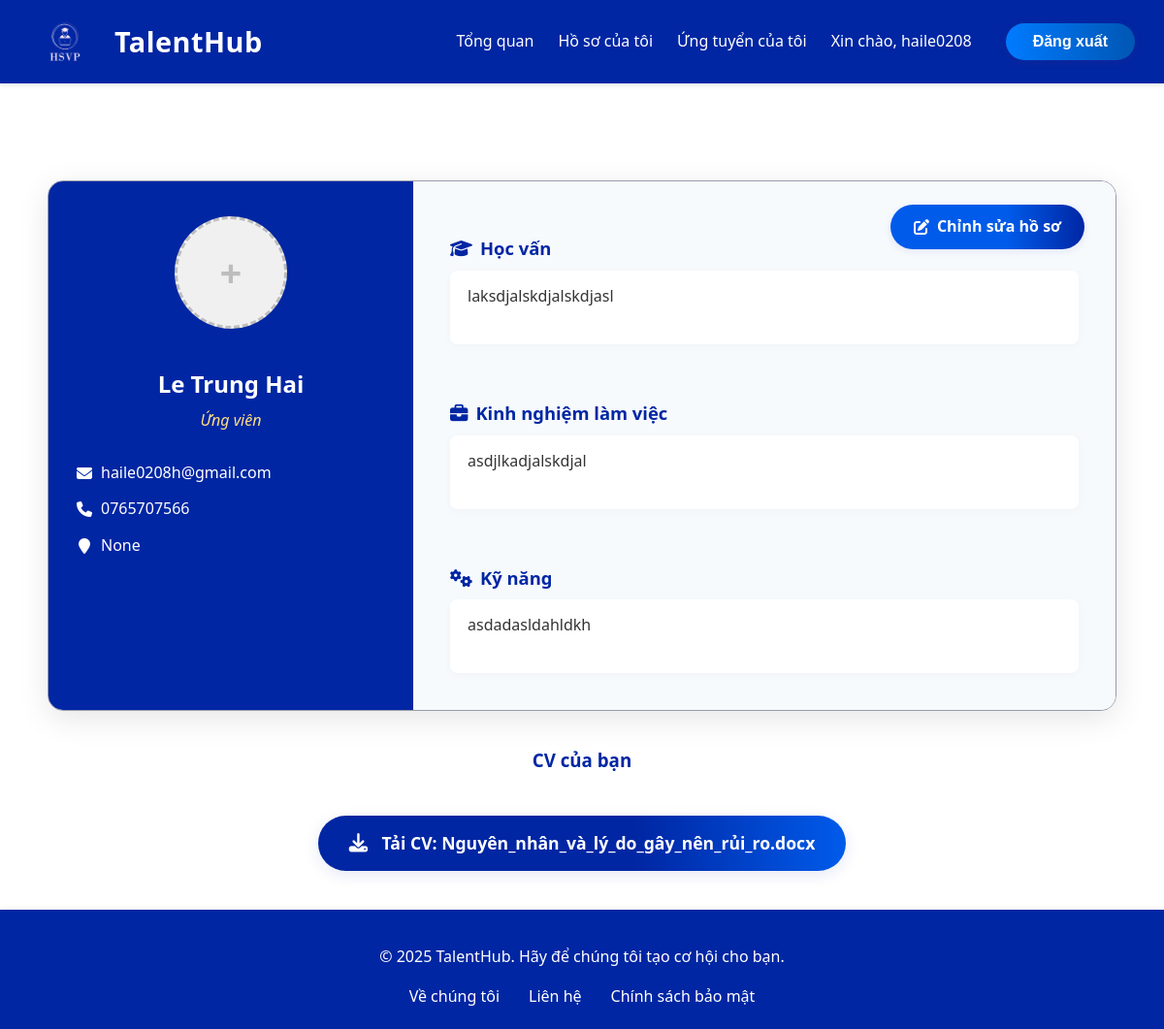
Screenshot of /candidates/profile/ (signed in) with the database file from the repository.
### accounts/models.py (models this page shows, shortened)
class User(AbstractUser):
    USER_ROLES = [
        ('admin', 'Admin'),
        ('recruiter', 'Recruiter'),
        ('candidate', 'Candidate'),
    ]
    role = models.CharField(max_length=20, choices=USER_ROLES, default='candidate')
    groups = models.ManyToManyField(
        'auth.Group',
        verbose_name='groups',
        blank=True,
        help_text='The groups this user belongs to. A user will get all permissions granted to each of their groups.',
        related_name='accounts_users',
        related_query_name='user',
    )
    user_permissions = models.ManyToManyField(
        'auth.Permission',
        verbose_name='user permissions',
        blank=True,
        help_text='Specific permissions for this user.',
        related_name='accounts_users',
    )

### candidates/models.py (models this page shows, shortened)
class CandidateProfile(models.Model):
    user = models.OneToOneField(User, on_delete= models.CASCADE, primary_key=True, limit_choices_to={'role': 'candidate'})
    full_name = models.CharField(max_length=255)
    email = models.EmailField()
    phone_number = models.CharField(max_length=15, blank=True, null=True)
    address = models.CharField(max_length=255, blank=True, null=True)
    cv_file = models.FileField(upload_to='cv_files/', blank=True, null=True)
    skills = models.TextField(blank=True, null=True)
    experience = models.TextField(blank=True, null=True)
    education = models.TextField(blank=True, null=True)
    avatar = models.ImageField(upload_to='avatars/', null=True, blank=True)

### candidates/views.py (the view)
# urls.py: path('profile/', views.CandidateProfileDetailView.as_view(), name='profile'),
@method_decorator(login_required, name='dispatch')
class CandidateProfileDetailView(DetailView):
    model = CandidateProfile
    template_name = 'candidates/candidate_profile.html'
    context_object_name = 'profile'
    def get(self, request, *args, **kwargs):
        try:
            self.object = self.get_object()
            context = self.get_context_data(object=self.object)
            return self.render_to_response(context)
        except CandidateProfile.DoesNotExist:
            return redirect('candidates:profile_create')
    def get_object(self, queryset=None):
        return CandidateProfile.objects.get(user=self.request.user)

### candidates/templatetags/filters.py (called while the page is built)
@register.filter
def basename(value):
    return os.path.basename(value)

@register.filter
def endswith(value, arg):
    if not isinstance(value, str):
        value = str(value)
    return value.lower().endswith(arg.lower())

### candidates/templates/candidates/candidate_profile.html (shortened to what this page needs)
{% extends "base.html" %}
{% load static %}
{% load filters %}
{% block content %}
<div class="profile-main-container">
    <a href="{% url 'candidates:profile_edit' %}" class="profile-edit-btn">
        <i class="fa fa-edit"></i> Chỉnh sửa hồ sơ
    </a>
    <div class="profile-left">
        <div class="profile-avatar">
        <form method="post" enctype="multipart/form-data" action="{% url 'candidates:update_avatar' %}">
            <label for="avatar-upload" class="avatar-upload-label">
                {% if profile.avatar %}
                    <img src="{{ profile.avatar.url }}" alt="Avatar" />
                {% else %}
                    <div class="avatar-placeholder">
                        <span class="plus-icon">+</span>
                    </div>
                {% endif %}
            </label>
        </form>
        </div>
        <h2 class="profile-name">{{ profile.full_name }}</h2>
        <div class="profile-role">Ứng viên</div>
        <div class="profile-info-list">
            <div><i class="fa fa-envelope"></i> {{ profile.email }}</div>
            <div><i class="fa fa-phone"></i> {{ profile.phone_number }}</div>
            <div><i class="fa fa-map-marker"></i> {{ profile.address }}</div>
        </div>
    </div>
    <div class="profile-right">
        <div class="profile-section">
            <h3><i class="fa fa-graduation-cap"></i> Học vấn</h3>
            <div class="profile-section-content">{{ profile.education|linebreaksbr }}</div>
        </div>
        <div class="profile-section">
            <h3><i class="fa fa-briefcase"></i> Kinh nghiệm làm việc</h3>
            <div class="profile-section-content">{{ profile.experience|linebreaksbr }}</div>
        </div>
        <div class="profile-section">
            <h3><i class="fa fa-cogs"></i> Kỹ năng</h3>
            <div class="profile-section-content">{{ profile.skills|linebreaksbr }}</div>
        </div>
    </div>
</div>
{% if profile.cv_file %}
    <div class="profile-cv-view">
        <h3>CV của bạn</h3>
        {% if profile.cv_file.url|endswith:".pdf" %}
            <iframe src="{{ profile.cv_file.url }}" width="70%" height="600px" style="border:1px solid #ccc; border-radius:8px;"></iframe>
        {% else %}
            <a href="{{ profile.cv_file.url }}" class="profile-cv-download-btn" download>
                <i class="fa fa-download"></i> Tải CV: {{ profile.cv_file.name|basename }}
            </a>
        {% endif %}
    </div>
{% endif %}
{% endblock %}
{% block extra_css %}
<link rel="stylesheet" href="https://cdnjs.cloudflare.com/ajax/libs/font-awesome/6.4.0/css/all.min.css">
{% endblock %}

### templates/base.html (shortened to what this page needs)
{% load static %}
<!DOCTYPE html>
<html lang="vi">
<head>
    <link rel="stylesheet" href="{% static 'css/style.css' %}">
    {% block extra_css %}{% endblock %}
</head>
<body>
    <header class="navbar">
        <div class="container">
            <a
                href="{% if user.is_authenticated %}
                        {% if user.role == 'candidate' %}
                            {% url 'accounts:candidate_home' %}
                        {% elif user.role == 'recruiter' %}
                            {% url 'accounts:recruiter_home' %}
                        {% else %}
                            {% url 'home' %}
                        {% endif %}
                    {% else %}
                        {% url 'home' %}
                    {% endif %}"
                class="logo" style="display: flex; align-items: center;"
            >
                <img src="{% static 'images/logo.png' %}" alt="Logo" class="logo-img">
                TalentHub
            </a>
            <nav>
                <ul>
                    {% if user.is_authenticated %}
                        {% if user.role == 'candidate' %}
                            <li><a href="{% url 'candidates:candidate_dashboard' %}">Tổng quan</a></li>
                            <li><a href="{% url 'candidates:profile' %}">Hồ sơ của tôi</a></li>
                            <li><a href="{% url 'candidates:my_applications' %}">Ứng tuyển của tôi</a></li>
                        {% elif user.role == 'recruiter' %}
                            <li><a href="{% url 'jobs:recruiter_dashboard' %}">Tổng quan</a></li>
                            <li><a href="{% url 'jobs:job_create' %}">Đăng tin mới</a></li>
                            <li><a href="{% url 'jobs:application_list' %}">Quản lý ứng tuyển</a></li>
                        {% endif %}
                        <li><a href="{% url 'accounts:profile' %}">Xin chào, {{ user.username }}</a></li>
                        <li>
                            <form method="post" action="{% url 'accounts:logout' %}" class="logout-form">
                            <button type="submit" class="logout-btn">Đăng xuất</button>
                            </form>
                        </li>
                    {% endif %}
                </ul>
            </nav>
        </div>
    </header>
    <main class="content-wrapper">
        <div class="container">
            {% block content %}
            {% endblock %}
        </div>
    </main>
    <footer class="footer">
        <div class="container">
            <p>&copy; 2025 TalentHub. Hãy để chúng tôi tạo cơ hội cho bạn.</p>
            <nav class="footer-nav">
                <ul>
                    <li><a href="#">Về chúng tôi</a></li>
                    <li><a href="#">Liên hệ</a></li>
                    <li><a href="#">Chính sách bảo mật</a></li>
                </ul>
            </nav>
        </div>
    </footer>
</body>
</html>

### static/css/style.css (style rules this page uses)
body { font-family: 'Segoe UI', Tahoma, Geneva, Verdana, sans-serif; margin: 0; padding: 0; background-color: white; color: #333; line-height: 1.6; }
.container { max-width: 1500px; margin: 0 auto; padding: 0 20px; }
.navbar { background-color: #0026a3; color: white; padding: 15px 0; box-shadow: 0 2px 5px rgba(0,0,0,0.1); }
.navbar .container { display: flex; justify-content: space-between; max-width: 100%; margin:0; padding: 0 30px; }
.navbar nav { margin-left: auto; display: flex; align-items: center; }
.navbar .logo { font-size: 1.8em; font-weight: bold; color: white; text-decoration: none; letter-spacing: 0.5px; }
.navbar nav ul { list-style: none; margin: 0; padding: 0; display: flex; align-items: center; }
.navbar nav ul li { margin-left: 25px; }
.navbar nav ul li a { color: white; text-decoration: none; font-weight: 500; transition: color 0.3s ease; }
.logo-img { height: 56px; width: auto; margin-right: 14px; display: block; }
.logout-btn { background: linear-gradient(90deg, #007bff 0%, #0056b3 100%); color: #fff; border: none; border-radius: 25px; padding: 10px 28px; font-size: 1em; font-weight: 600; cursor: pointer; transition: background 0.3s, transform 0.2s; box-shadow: 0 2px 8px rgba(220,53,69,0.08); margin-left: 10px; }
.content-wrapper { padding: 40px 0; min-height: calc(100vh - 180px); box-sizing: border-box; max-width: 100%; margin: 0 auto; }
.footer { background-color: #0026a3; color: white; padding: 20px 0; text-align: center; box-shadow: 0 -2px 5px rgba(0,0,0,0.05); }
.footer .footer-nav ul { list-style: none; margin: 10px 0 0; padding: 0; display: flex; justify-content: center; }
.footer .footer-nav ul li { margin: 0 15px; }
.footer .footer-nav ul li a { color: rgb(255, 255, 255); text-decoration: none; transition: color 0.3s ease; }

### candidates/templates/candidates/candidate_profile.html (style rules this page uses)
.profile-avatar { position: relative; margin-bottom: 18px; }
.avatar-upload-label { cursor: pointer; display: flex; align-items: center; justify-content: center; }
.avatar-placeholder { width: 110px; height: 110px; border-radius: 50%; background: #f0f0f0; border: 3px dashed #bdbdbd; display: flex; align-items: center; justify-content: center; }
.plus-icon { font-size: 2.5em; color: #bdbdbd; font-weight: bold; line-height: 1; }
.profile-edit-btn { position: absolute; top: 24px; right: 32px; display: inline-flex; align-items: center; gap: 8px; margin: 0; background: linear-gradient(90deg, #005bea 60%, #0026a3 100%); color: #fff; font-weight: 600; padding: 10px 24px; border-radius: 24px; font-size: 1em; text-decoration: none; box-shadow: 0 2px 8px rgba(0,38,163,0.10); transition: background 0.2s, transform 0.2s, box-shadow 0.2s; z-index: 10; }
.profile-main-container { position: relative; display: flex; max-width: 1100px; margin: 40px auto 0 auto; background: #fff; border-radius: 16px; box-shadow: 0 8px 32px rgba(0,0,0,0.10); overflow: hidden; min-height: 420px; border: 1px solid rgb(151, 156, 172); }
.profile-left { background: #0026a3; color: #fff; width: 320px; padding: 36px 28px 28px 28px; display: flex; flex-direction: column; align-items: center; }
.profile-name { font-size: 1.5em; font-weight: bold; margin-bottom: 6px; text-align: center; }
.profile-role { font-size: 1em; margin-bottom: 18px; font-style: italic; color: #ffe082; }
.profile-info-list { width: 100%; margin-top: 10px; }
.profile-info-list div { margin-bottom: 12px; font-size: 1em; display: flex; align-items: center; gap: 8px; }
.profile-info-list i { width: 18px; text-align: center; }
.profile-right { flex: 1; padding: 36px 38px 28px 38px; background: #f7fafd; display: flex; flex-direction: column; gap: 28px; }
.profile-section { margin-bottom: 10px; }
.profile-section h3 { color: #0026a3; font-size: 1.15em; margin-bottom: 8px; display: flex; align-items: center; gap: 8px; }
.profile-section-content { background: #fff; border-radius: 8px; padding: 14px 18px; font-size: 1em; color: #333; min-height: 48px; box-shadow: 0 2px 8px rgba(0,0,0,0.03); }
.profile-cv-view { margin: 36px auto 0 auto; text-align: center; }
.profile-cv-view h3 { color: #0026a3; margin-bottom: 18px; }
.profile-cv-download-btn { display: inline-block; background: linear-gradient(90deg, #0026a3 60%, #005bea 100%); color: #fff; font-weight: 600; padding: 14px 32px; border-radius: 32px; font-size: 1.1em; text-decoration: none; margin-top: 24px; box-shadow: 0 4px 16px rgba(0,38,163,0.10); transition: background 0.2s, transform 0.2s, box-shadow 0.2s; }
.profile-cv-download-btn i { margin-right: 10px; font-size: 1.1em; }

### rows the page displays
User: username "haile0208"
CandidateProfile: full_name "Le Trung Hai", email "haile0208h@gmail.com", phone_number "0765707566", address "None", education "laksdjalskdjalskdjasl", experience "asdjlkadjalskdjal", skills "asdadasldahldkh", cv_file.name|basename "Nguyên_nhân_và_lý_do_gây_nên_rủi_ro.docx"
